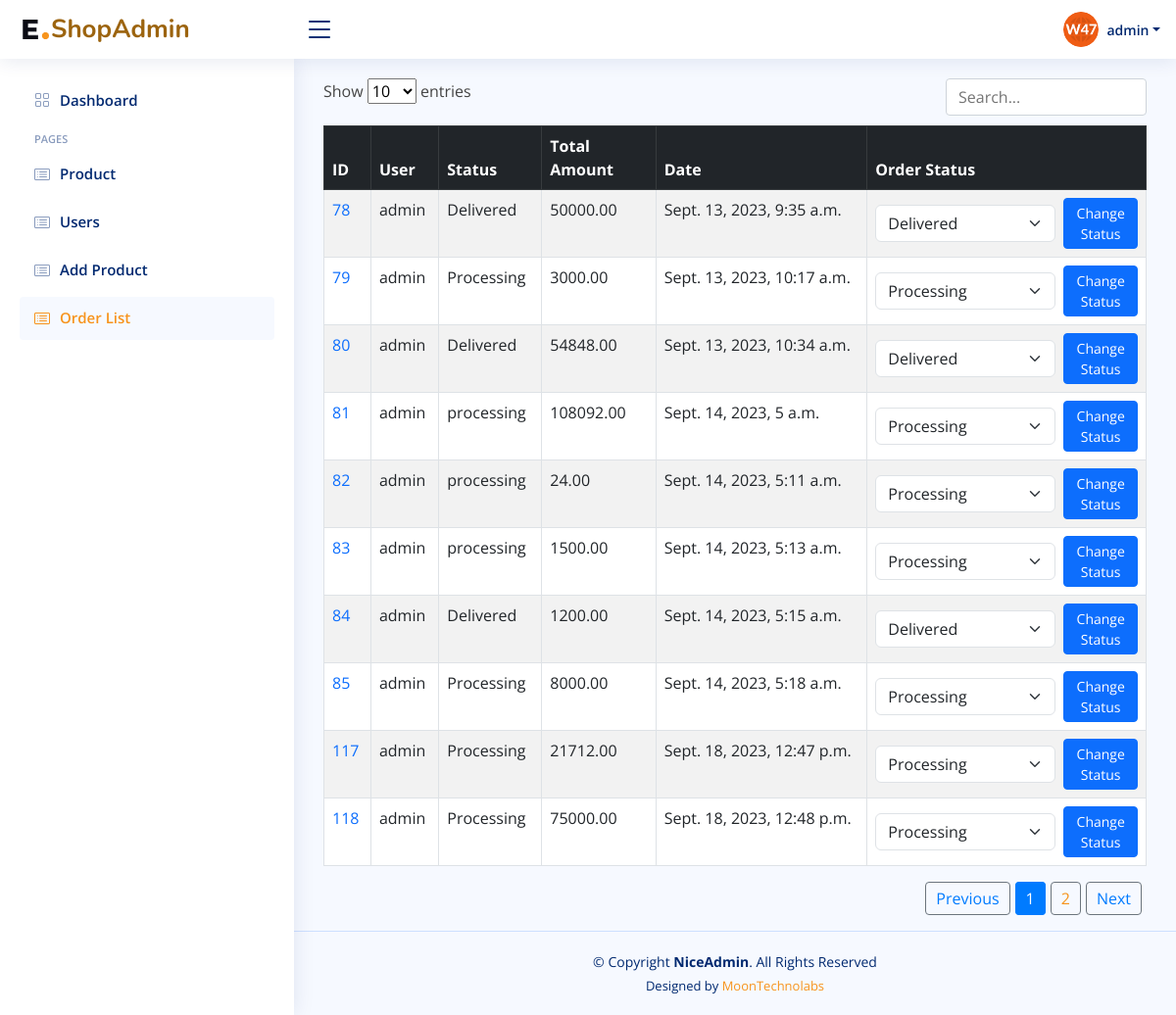
/orders/ (signed in), run on the app's committed database.
### app/models.py (models this page shows, shortened)
class CustomUser(AbstractUser):
    name = models.CharField(max_length=100)
    email = models.EmailField(unique=True)
    def __str__(self):
        return self.username

class UserProfile(models.Model):
    user = models.OneToOneField(settings.AUTH_USER_MODEL, on_delete=models.CASCADE)
    profile_pic = models.ImageField(upload_to='profile_pic/', default = 'profile_pic/userprofile.jpg')
    about = models.TextField(blank=True)
    job_title = models.CharField(max_length=200, blank=True)
    country = models.CharField(max_length=100, blank=True)
    address = models.CharField(max_length=200, blank=True)
    mobile_number = models.CharField(max_length=20, blank=True)

class Order(models.Model):
    STATUS_CHOICES = (
        ('processing', 'Processing'),
        ('shipped', 'Shipped'),
        ('delivered', 'Delivered'),
    )
    user = models.ForeignKey(settings.AUTH_USER_MODEL, on_delete=models.CASCADE)
    product = models.ManyToManyField('Product')
    name = models.CharField(max_length=50,default=False)
    email = models.EmailField(default=False)
    status = models.CharField(max_length=20, choices=STATUS_CHOICES, default='processing')
    total_amount = models.DecimalField(max_digits=10, decimal_places=2)
    date = models.DateTimeField(auto_now_add=True)
    payment_method = models.CharField(max_length=20,default=False)
    address = models.CharField(max_length=200, default='', blank=True)
    mobile_number = models.CharField(max_length=12, default='', blank=True)
    payment_done = models.BooleanField(default=False)

### app/views.py (the view)
# urls.py: path('orders/', views.SuperuserOrderListView.as_view(), name='admin-order-list'),
@method_decorator(staff_member_required, name='dispatch')
class SuperuserOrderListView(ListView):
    model = Order
    template_name = 'order_list.html'
    context_object_name = 'orders'

### app/templatetags/custom_tags.py (called while the page is built)
@register.filter
def starts_with(value, arg):
    return value.startswith(arg)

### templates/order_list.html (shortened to what this page needs)
{% extends 'base.html' %}
{% block content %}
<div class="custom-order-list">
    <table class="table table-bordered table-striped display" id="order-table">
        <thead class="table-dark">
            <tr>
                <th>ID</th>
                <th>User</th>
                <th>Status</th>
                <th>Total Amount</th>
                <th>Date</th>
                <th>Order Status</th>
            </tr>
        </thead>
        <tbody>
            {% for order in orders %}
                <tr>
                    <td><a href="{% url 'admin-order-detail' order.pk %}" class="text-primary">{{ order.id }}</a></td>
                    <td>{{ order.user }}</td>
                    <td>{{ order.status }}</td>
                    <td>{{ order.total_amount }}</td>
                    <td>{{ order.date }}</td>
                    <td>
                        <form class="d-flex align-items-center" method="post" action="{% url 'admin-order-change-status' order.pk %}">
                            <select name="new_status" class="form-select me-2">
                                <option value="Processing" {% if order.status == 'Processing' or 'processing' %}selected{% endif %}>Processing</option>
                                <option value="Delivered" {% if order.status == 'Delivered' %}selected{% endif %}>Delivered</option>
                            </select>
                            <button type="submit" class="btn btn-primary btn-sm">Change Status</button>
                        </form>
                    </td>
                </tr>
            {% endfor %}
        </tbody>
    </table>
</div>
{% endblock %}

### templates/base.html (shortened to what this page needs)
<!DOCTYPE html>
<html lang="en">
  <head>
    {% load static %}
    {% load custom_tags %}
    <link href="{% static 'assets/vendor/bootstrap/css/bootstrap.min.css' %}" rel="stylesheet">
    <link href="{% static 'assets/vendor/bootstrap-icons/bootstrap-icons.css' %}" rel="stylesheet">
    <link href="{% static 'assets/vendor/boxicons/css/boxicons.min.css' %}" rel="stylesheet">
    <link href="{% static 'assets/vendor/quill/quill.snow.css' %}" rel="stylesheet">
    <link href="{% static 'assets/vendor/quill/quill.bubble.css' %}" rel="stylesheet">
    <link href="{% static 'assets/vendor/remixicon/remixicon.css' %}" rel="stylesheet">
    <link href="{% static 'assets/vendor/simple-datatables/style.css' %}" rel="stylesheet">
    <link rel="stylesheet" type="text/css" href="{% static 'assets/css/style.css' %}">
</head>
<body>
  <header id="header" class="header fixed-top d-flex align-items-center">
    <div class="d-flex align-items-center justify-content-between">
      <a href="{% url 'home' %}" class="logo d-flex align-items-center">
        <img src="{% static '/assets/img/favicon1.png' %}" alt="">
        <span class="d-none d-lg-block">ShopAdmin</span>
      </a>
      <i class="bi bi-list toggle-sidebar-btn"></i>
    </div>
    <nav class="header-nav ms-auto">
      <ul class="d-flex align-items-center">
           <li class="nav-item dropdown pe-3">
          <a class="nav-link nav-profile d-flex align-items-center pe-0" href="#" data-bs-toggle="dropdown">
            <img src="{{ request.user.userprofile.profile_pic.url }}" alt="Profile" class="rounded-circle">
            <span class="d-none d-md-block dropdown-toggle ps-2">{{ request.user.username }}</span>
          </a>
        </li>
      </ul>
    </nav>
  </header>
     {% if request.user.is_superuser %}
  <aside id="sidebar" class="sidebar">
    <ul class="sidebar-nav" id="sidebar-nav">
      <li class="nav-item">
        <a class="nav-link {% if request.path == '/' %}{% else %} collapsed{% endif %}" href="{% url 'home' %}">
          <i class="bi bi-grid"></i>
          <span>Dashboard</span>
        </a>
      </li>
      <li class="nav-heading">Pages</li>
      <li class="nav-item">
        <a class="nav-link{% if request.path|starts_with:'/products/' %}{% else %} collapsed{% endif %}" href="{% url 'product-list' %}">
            <i class="bi bi-card-list"></i>
            <span>Product </span>
        </a>
    </li>
      <li class="nav-item">
        <a class="nav-link{% if request.path|starts_with:'/users/' %}{% else %} collapsed{% endif %}" href="{% url 'user' %}">
          <i class="bi bi-card-list"></i>
          <span>Users</span>
        </a>
      </li>
      <li class="nav-item">
        <a class="nav-link {% if request.path|starts_with:'/add_product/' %}{% else %} collapsed{% endif %}" href="{% url 'add_product' %}">
          <i class="bi bi-card-list"></i>
          <span>Add Product</span>
        </a>
      </li>
      <li class="nav-item">
        <a class="nav-link {% if request.path|starts_with:'/orders/' %}{% else %} collapsed{% endif %}" href="{% url 'admin-order-list' %}">
          <i class="bi bi-card-list"></i>
          <span>Order List</span>
        </a>
      </li>
    </ul>
  </aside>
 {% endif %}
  <main id="main" class="main">
            {% block content %}{% endblock %}
  </main>
  <footer id="footer" class="footer">
    <div class="copyright">
      &copy; Copyright <strong><span>NiceAdmin</span></strong>. All Rights Reserved
    </div>
    <div class="credits">
      Designed by <a href="https://www.moontechnolabs.com/">MoonTechnolabs</a>
    </div>
  </footer>
</body>
</html>

### static/assets/css/style.css (style rules this page uses)
:root { scroll-behavior: smooth; }
body { font-family: "Open Sans", sans-serif; background: #f6f9ff; color: #444444; }
a { color: #F7941D; text-decoration: none; }
#main { margin-top: 60px; padding: 20px 30px; transition: all 0.3s; }
.logo { line-height: 1; }
@media (min-width: 1200px) { .logo { width: 280px; } }
.logo img { max-height: 35px; }
.logo span { font-size: 26px; font-weight: 700; color: #9c640f; font-family: "Nunito", sans-serif; }
.header { transition: all 0.5s; z-index: 997; height: 60px; box-shadow: 0px 2px 20px rgba(1, 41, 112, 0.1); background-color: #fff; padding-left: 20px; }
.header .toggle-sidebar-btn { font-size: 32px; padding-left: 10px; cursor: pointer; color: #012970; }
.header-nav ul { list-style: none; }
.header-nav>ul { margin: 0; padding: 0; }
.header-nav .nav-profile { color: #012970; }
.header-nav .nav-profile img { max-height: 36px; }
.header-nav .nav-profile span { font-size: 14px; font-weight: 600; }
.sidebar { position: fixed; top: 60px; left: 0; bottom: 0; width: 300px; z-index: 996; transition: all 0.3s; padding: 20px; overflow-y: auto; scrollbar-width: thin; scrollbar-color: #aab7cf transparent; box-shadow: 0px 0px 20px rgba(1, 41, 112, 0.1); background-color: #fff; }
@media (min-width: 1200px) { #main, #footer { margin-left: 300px; } }
.sidebar-nav { padding: 0; margin: 0; list-style: none; }
.sidebar-nav li { padding: 0; margin: 0; list-style: none; }
.sidebar-nav .nav-item { margin-bottom: 5px; }
.sidebar-nav .nav-heading { font-size: 11px; text-transform: uppercase; color: #899bbd; font-weight: 600; margin: 10px 0 5px 15px; }
.sidebar-nav .nav-link { display: flex; align-items: center; font-size: 15px; font-weight: 600; color: #F7941D; transition: 0.3; background: #f6f9ff; padding: 10px 15px; border-radius: 4px; }
.sidebar-nav .nav-link i { font-size: 16px; margin-right: 10px; color: #F7941D; }
.sidebar-nav .nav-link.collapsed { color: #012970; background: #fff; }
.sidebar-nav .nav-link.collapsed i { color: #899bbd; }
body, html { height: 100%; margin: 0; padding: 0; }
body { display: flex; flex-direction: column; }
#footer { padding: 20px 0; font-size: 14px; border-top: 1px solid #cddfff; text-align: center; transition: all 0.3s; margin-top: auto; }
#footer .copyright, #footer .credits { color: #012970; }
#footer .credits { padding-top: 5px; font-size: 13px; }

### data on the page
CustomUser: user.userprofile.profile_pic (picture), user.username "admin"
Order: id "78", user "admin", status "Delivered", total_amount "50000.00", date "Sept. 13, 2023, 9:35 a.m.", new_status "Delivered"
Order: id "79", user "admin", status "Processing", total_amount "3000.00", date "Sept. 13, 2023, 10:17 a.m.", new_status "Processing"
Order: id "80", user "admin", status "Delivered", total_amount "54848.00", date "Sept. 13, 2023, 10:34 a.m.", new_status "Delivered"
Order: id "81", user "admin", status "processing", total_amount "108092.00", date "Sept. 14, 2023, 5 a.m.", new_status "Processing"
Order: id "82", user "admin", status "processing", total_amount "24.00", date "Sept. 14, 2023, 5:11 a.m.", new_status "Processing"
Order: id "83", user "admin", status "processing", total_amount "1500.00", date "Sept. 14, 2023, 5:13 a.m.", new_status "Processing"
Order: id "84", user "admin", status "Delivered", total_amount "1200.00", date "Sept. 14, 2023, 5:15 a.m.", new_status "Delivered"
Order: id "85", user "admin", status "Processing", total_amount "8000.00", date "Sept. 14, 2023, 5:18 a.m.", new_status "Processing"
Order: id "117", user "admin", status "Processing", total_amount "21712.00", date "Sept. 18, 2023, 12:47 p.m.", new_status "Processing"
Order: id "118", user "admin", status "Processing", total_amount "75000.00", date "Sept. 18, 2023, 12:48 p.m.", new_status "Processing"
